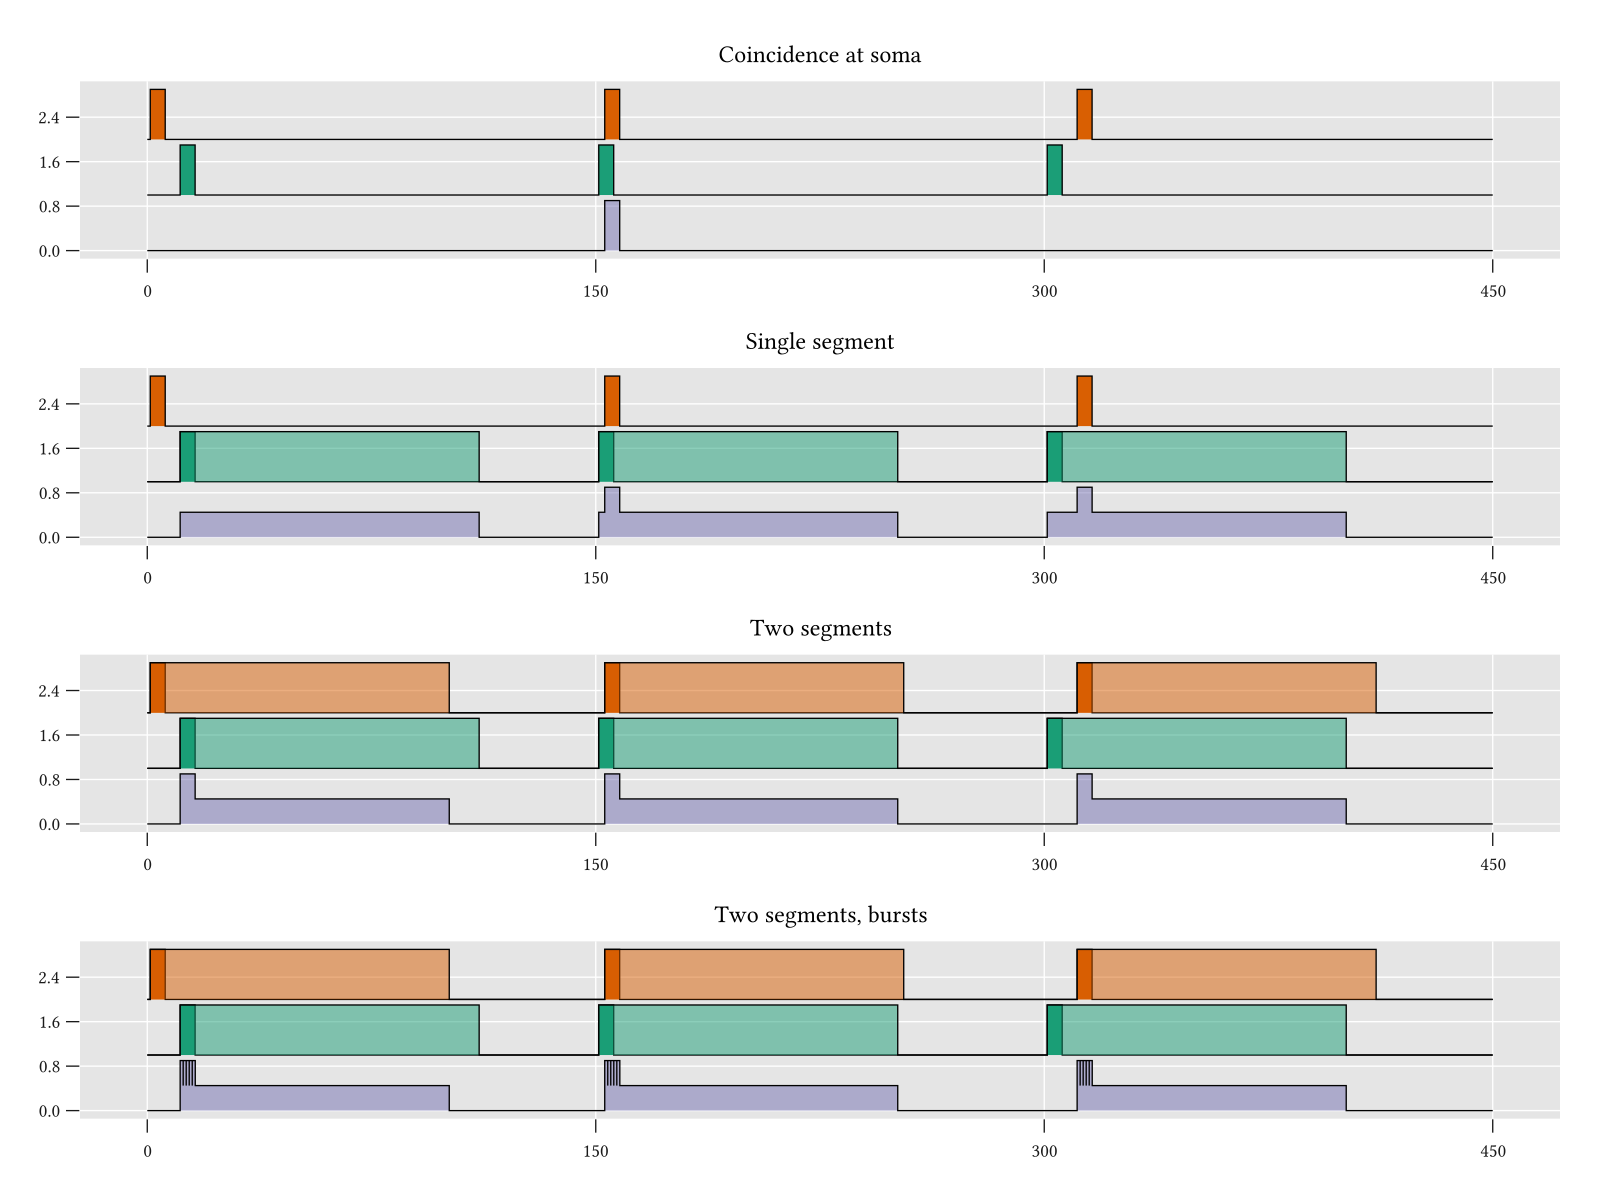

This chart was generated by the following Julia code:
using ADSP, CairoMakie
#include(joinpath(@__DIR__, "utils.jl"))
include("utils.jl")


fig = Figure(resolution = (1200, 900))
ax1 = fig[1, 1] = Axis(fig, title = "Coincidence at soma")
ax2 = fig[2, 1] = Axis(fig, title = "Single segment")
ax3 = fig[3, 1] = Axis(fig, title = "Two segments")
ax4 = fig[4, 1] = Axis(fig, title = "Two segments, bursts")

################################################################################

config = """
refractory_duration: 5.01
inputs:
- id: i1
- id: i2
outputs:
- id: o
neurons:
- id: n
  θ_syn: 2
synapses:
- {id: syn1, source: i1, target: n}
- {id: syn2, source: i2, target: n}
- {id: syn_out, source: n, target: o, spike_duration: 0, delay: 0}
"""

(net,objects) = load_network(YAML_source=config)

input=[
    Event(:input_spikes, 0.0,  10.0, objects[:i1]),
    Event(:input_spikes, 0.0,   0.0, objects[:i2]),
    Event(:input_spikes, 0.0, 150.0, objects[:i1]),
    Event(:input_spikes, 0.0, 152.0, objects[:i2]),
    Event(:input_spikes, 0.0, 300.0, objects[:i1]),
    Event(:input_spikes, 0.0, 310.0, objects[:i2]),
]

logger=simulate!(net, input)

syn1 = get_trace(:syn1, logger.data)
syn2 = get_trace(:syn2, logger.data)
n    = get_trace(:n, logger.data)

steps!(ax1, [0;syn1.t;450], 1 .+ 0.9 .* [0;Int.(syn1.state);0], fill=color_1)
steps!(ax1, [0;syn2.t;450], 2 .+ 0.9 .* [0;Int.(syn2.state);0], fill=color_2)
steps!(ax1, [0;n.t;450], 0.45 .* [0;Int.(n.state);0] , fill=color_3_50)

################################################################################
config = """
refractory_duration: 5.01
inputs:
- id: i1
- id: i2
outputs:
- id: o
neurons:
- id: n
  branches: 
    - id: seg
synapses:
- {id: syn1, source: i1, target: seg}
- {id: syn2, source: i2, target: n}
- {id: syn_out, source: n, target: o, spike_duration: 0, delay: 0}
"""

(net,objects) = load_network(YAML_source=config)

input=[
    Event(:input_spikes, 0.0,  10.0, objects[:i1]),
    Event(:input_spikes, 0.0,   0.0, objects[:i2]),
    Event(:input_spikes, 0.0, 150.0, objects[:i1]),
    Event(:input_spikes, 0.0, 152.0, objects[:i2]),
    Event(:input_spikes, 0.0, 300.0, objects[:i1]),
    Event(:input_spikes, 0.0, 310.0, objects[:i2]),
]

logger=simulate!(net, input)

syn1 = get_trace(:syn1, logger.data)
syn2 = get_trace(:syn2, logger.data)
seg = get_trace(:seg, logger.data)
n    = get_trace(:n, logger.data)

steps!(ax2, [0;syn1.t;450], 1 .+ 0.9 .* [0;Int.(syn1.state);0], fill=color_1)
steps!(ax2, [0;seg.t;450], 1 .+ 0.45 .* [0;Int.(seg.state);0], fill=color_1_50)
steps!(ax2, [0;syn2.t;450], 2 .+ 0.9 .* [0;Int.(syn2.state);0], fill=color_2)
steps!(ax2, [0;n.t;450], 0.45 .* [0;Int.(n.state);0] , fill=color_3_50)

################################################################################

config = """
refractory_duration: 5.01
inputs:
- id: i1
- id: i2
outputs:
- id: o
neurons:
- id: n
  θ_syn: 1
  θ_seg: 2
  branches: 
    - id: seg1
    - id: seg2
synapses:
- {id: syn1, source: i1, target: seg1}
- {id: syn2, source: i2, target: seg2}
- {id: syn3, source: i1, target: n}
- {id: syn4, source: i2, target: n}
- {id: syn_out, source: n, target: o, spike_duration: 0, delay: 0}
"""

(net,objects) = load_network(YAML_source=config)

input=[
    Event(:input_spikes, 0.0,  10.0, objects[:i1]),
    Event(:input_spikes, 0.0,   0.0, objects[:i2]),
    Event(:input_spikes, 0.0, 150.0, objects[:i1]),
    Event(:input_spikes, 0.0, 152.0, objects[:i2]),
    Event(:input_spikes, 0.0, 300.0, objects[:i1]),
    Event(:input_spikes, 0.0, 310.0, objects[:i2]),
]

logger=simulate!(net, input)

syn1 = get_trace(:syn1, logger.data)
syn2 = get_trace(:syn2, logger.data)
seg1 = get_trace(:seg1, logger.data)
seg2 = get_trace(:seg2, logger.data)
n    = get_trace(:n, logger.data)

steps!(ax3, [0;syn1.t;450], 1 .+ 0.9 .* [0;Int.(syn1.state);0], fill=color_1)
steps!(ax3, [0;seg1.t;450], 1 .+ 0.45 .* [0;Int.(seg1.state);0], fill=color_1_50)
steps!(ax3, [0;syn2.t;450], 2 .+ 0.9 .* [0;Int.(syn2.state);0], fill=color_2)
steps!(ax3, [0;seg2.t;450], 2 .+ 0.45 .* [0;Int.(seg2.state);0], fill=color_2_50)
steps!(ax3, [0;n.t;450], 0.45 .* [0;Int.(n.state);0] , fill=color_3_50)

################################################################################

config = """
refractory_duration: 1.01
inputs:
- id: i1
- id: i2
outputs:
- id: o
neurons:
- id: n
  θ_syn: 1
  θ_seg: 2
  branches: 
    - id: seg1
    - id: seg2
synapses:
- {id: syn1, source: i1, target: seg1}
- {id: syn2, source: i2, target: seg2}
- {id: syn3, source: i1, target: n}
- {id: syn4, source: i2, target: n}
- {id: syn_out, source: n, target: o, spike_duration: 0, delay: 0}
"""

(net,objects) = load_network(YAML_source=config)

input=[
    Event(:input_spikes, 0.0,  10.0, objects[:i1]),
    Event(:input_spikes, 0.0,   0.0, objects[:i2]),
    Event(:input_spikes, 0.0, 150.0, objects[:i1]),
    Event(:input_spikes, 0.0, 152.0, objects[:i2]),
    Event(:input_spikes, 0.0, 300.0, objects[:i1]),
    Event(:input_spikes, 0.0, 310.0, objects[:i2]),
]

logger=simulate!(net, input)

syn1 = get_trace(:syn1, logger.data)
syn2 = get_trace(:syn2, logger.data)
seg1 = get_trace(:seg1, logger.data)
seg2 = get_trace(:seg2, logger.data)
n    = get_trace(:n, logger.data)

steps!(ax4, [0;syn1.t;450], 1 .+ 0.9 .* [0;Int.(syn1.state);0], fill=color_1)
steps!(ax4, [0;seg1.t;450], 1 .+ 0.45 .* [0;Int.(seg1.state);0], fill=color_1_50)
steps!(ax4, [0;syn2.t;450], 2 .+ 0.9 .* [0;Int.(syn2.state);0], fill=color_2)
steps!(ax4, [0;seg2.t;450], 2 .+ 0.45 .* [0;Int.(seg2.state);0], fill=color_2_50)
steps!(ax4, [0;n.t;450], 0.45 .* [0;Int.(n.state);0] , fill=color_3_50)

save(joinpath("figures","coincidence.pdf"), fig)
save(joinpath("figures","coincidence.svg"), fig)
save(joinpath("figures","coincidence.png"), fig)
fig